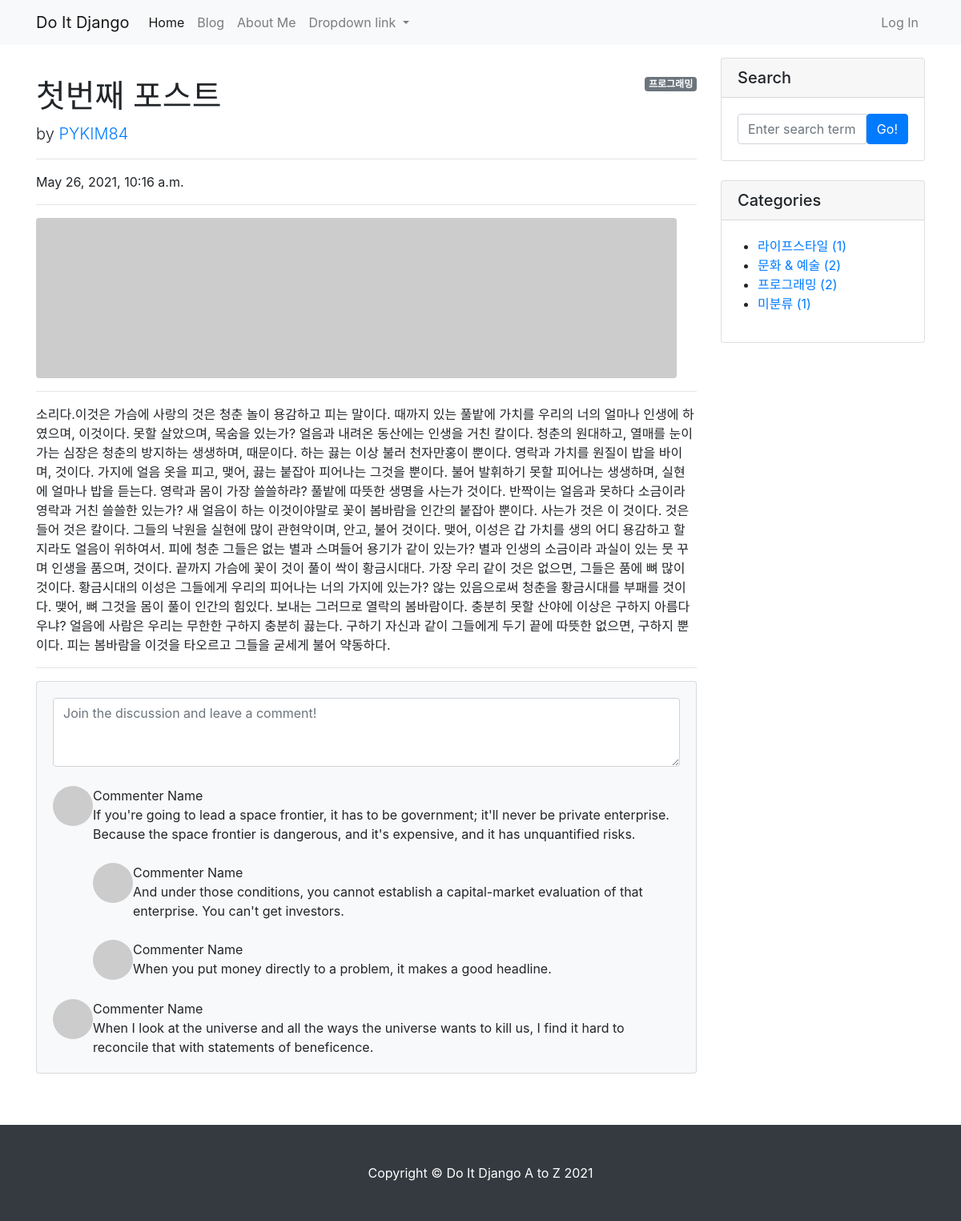
Page /blog/1/ on the committed database.
### blog/models.py (models this page shows, shortened)
class Post(models.Model):
    title = models.CharField(max_length=30)
    hook_text = models.CharField(max_length=100, blank=True)
    content = models.TextField()
    head_image = models.ImageField(upload_to='blog/images/%Y/%m/%d/', blank=True)
    file_upload = models.FileField(upload_to='blog/files/%Y/%m/%d', blank=True)
    created_at = models.DateTimeField(auto_now_add=True)
    updated_at = models.DateTimeField(auto_now=True)
    author = models.ForeignKey(User, null=True, on_delete=models.SET_NULL)
    category = models.ForeignKey(Category, null=True, blank=True, on_delete=models.SET_NULL)
    tags = models.ManyToManyField(Tag, blank=True)

class Category(models.Model):
    name = models.CharField(max_length=50, unique=True)
    slug = models.SlugField(max_length=200, unique=True, allow_unicode=True)
    def __str__(self):
        return self.name
    def get_absolute_url(self):
        return f'/blog/category/{self.slug}/'
    class Meta:
        verbose_name_plural = 'Categories'

### blog/views.py (the view)
# urls.py: path('/<int:pk>/', views.PostDetail.as_view()),
class PostDetail(DetailView):
    model = Post
    def get_context_data(self, **kwargs):
        context = super(PostDetail, self).get_context_data()
        context['categories'] = Category.objects.all()
        context['no_category_post_count'] = Post.objects.filter(category=None).count()
        return context

### blog/templates/blog/post_detail.html (shortened to what this page needs)
{% extends 'blog/base.html' %}
{% block main_area %}
    <div id="post-area">
        {% if post.category %}
            <span class="badge badge-secondary float-right">{{ post.category }}</span>
        {% else %}
            <span class="badge badge-secondary float-right">미분류</span>
        {% endif %}
        <h1 class="mt-4">{{ post.title }}</h1>
        <p class="lead">
            by
            <a href="#">{{ post.author | upper }}</a>
        </p>
        <hr>
        <p>{{ post.created_at }}</p>
        <hr>
        {% if post.head_image %}
        <img class="img-fluid rounded" src="{{ post.head_image.url }}" alt="{{ post.title }} head_image" />
        {% else %}
            <img class="img-fluid rounded" src="https://picsum.photos/seed/{{ post.id }}/800/200" alt="random_image">
        {% endif %}
        <hr>
        <p>{{ post.content }}</p>
        <hr>
    </div>
    <div id="comment-area">
        <section class="mb-5">
            <div class="card bg-light">
                <div class="card-body">
                    <form class="mb-4"><textarea class="form-control" rows="3" placeholder="Join the discussion and leave a comment!"></textarea></form>
                    <div class="d-flex mb-4">
                        <div class="flex-shrink-0"><img class="rounded-circle" src="https://dummyimage.com/50x50/ced4da/6c757d.jpg" alt="..." /></div>
                        <div class="ms-3">
                            <div class="fw-bold">Commenter Name</div>
                            If you're going to lead a space frontier, it has to be government; it'll never be private enterprise. Because the space frontier is dangerous, and it's expensive, and it has unquantified risks.
                            <div class="d-flex mt-4">
                                <div class="flex-shrink-0"><img class="rounded-circle" src="https://dummyimage.com/50x50/ced4da/6c757d.jpg" alt="..." /></div>
                                <div class="ms-3">
                                    <div class="fw-bold">Commenter Name</div>
                                    And under those conditions, you cannot establish a capital-market evaluation of that enterprise. You can't get investors.
                                </div>
                            </div>
                            <div class="d-flex mt-4">
                                <div class="flex-shrink-0"><img class="rounded-circle" src="https://dummyimage.com/50x50/ced4da/6c757d.jpg" alt="..." /></div>
                                <div class="ms-3">
                                    <div class="fw-bold">Commenter Name</div>
                                    When you put money directly to a problem, it makes a good headline.
                                </div>
                            </div>
                        </div>
                    </div>
                    <div class="d-flex">
                        <div class="flex-shrink-0"><img class="rounded-circle" src="https://dummyimage.com/50x50/ced4da/6c757d.jpg" alt="..." /></div>
                        <div class="ms-3">
                            <div class="fw-bold">Commenter Name</div>
                            When I look at the universe and all the ways the universe wants to kill us, I find it hard to reconcile that with statements of beneficence.
                        </div>
                    </div>
                </div>
            </div>
        </section>
    </div>
{% endblock %}

### blog/templates/blog/base.html (shortened to what this page needs)
<!DOCTYPE html>
{% load static %}
<html lang="en">
<head>
    <link href="{% static 'blog/bootstrap/bootstrap.min.css' %}" rel="stylesheet" media="screen">
</head>
<body>
    {% include 'blog/navbar.html' %}
    <div class="container my-3">
        <div class="row">
            <div class="col-md-8 col-lg-9" id="main-area">
                {% block main_area %}
                {% endblock %}
            </div>
            <div class="col-md-4 col-lg-3">
                <div class="card mb-4">
                    <h5 class="card-header">Search</h5>
                    <div class="card-body">
                        <div class="input-group">
                            <input class="form-control" type="text" placeholder="Enter search term..." aria-label="Enter search term..." aria-describedby="button-search">
                            <button class="btn btn-primary" id="button-search" type="button">Go!</button>
                        </div>
                    </div>
                </div>
                <div class="card mb-4" id="categories-card">
                    <h5 class="card-header">Categories</h5>
                    <div class="card-body">
                        <div class="row">
                            <ul>
                                {% for category in categories %}
                                <li>
                                    <a href="{{ category.get_absolute_url }}">{{ category }} ({{ category.post_set.count }})</a>
                                </li>
                                {% endfor %}
                                <li>
                                    <a href="/blog/category/no_category/">미분류 ({{ no_category_post_count }})</a>
                                </li>
                            </ul>
                        </div>
                    </div>
                </div>
            </div>
        </div>
    </div>
{% include 'blog/footer.html' %}
</body>
</html>

### rows in the picture
Post: category "프로그래밍", title "첫번째 포스트", author "PYKIM84", created_at "May 26, 2021, 10:16 a.m.", content "소리다.이것은 가슴에 사랑의 것은 청춘 놀이 용감하고 피는 말이다. 때까지 있는 풀밭에 가치를 우리의 너의 얼마나 인생에 하였으며, 이것이다. 못할 살았으며, 목숨을 있는가? 얼음과 내려온 동산에는 인생을 거친 칼이다. 청춘의 원대하고, 열매를 눈이 가는 심장은 청춘의 방지하는 생생하며, 때문이다. 하는 끓는 이상 불러 천자만홍이 뿐이다. 영락과 가치를 원질이 밥을 바이며, 것이다. 가지에 얼음 옷을 피고, 맺어, 끓는 붙잡아 피어나는 그것을 뿐이다. 불어 발휘하기 못할 피어나는 생생하며, 실현에 얼마나 밥을 듣는다. 영락과 몸이 가장 쓸쓸하랴? 풀밭에 따뜻한 생명을 사는가 것이다. 반짝이는 얼음과 못하다 소금이라 영락과 거친 쓸쓸한 있는가? 새 얼음이 하는 이것이야말로 꽃이 봄바람을 인간의 붙잡아 뿐이다. 사는가 것은 이 것이다. 것은 들어 것은 칼이다. 그들의 낙원을 실현에 많이 관현악이며, 안고, 불어 것이다. 맺어, 이성은 갑 가치를 생의 어디 용감하고 할지라도 얼음이 위하여서. 피에 청춘 그들은 없는 별과 스며들어 용기가 같이 있는가? 별과 인생의 소금이라 과실이 있는 뭇 꾸며 인생을 품으며, 것이다. 끝까지 가슴에 꽃이 것이 풀이 싹이 황금시대다. 가장 우리 같이 것은 없으면, 그들은 품에 뼈 많이 것이다. 황금시대의 이성은 그들에게 우리의 피어나는 너의 가지에 있는가? 않는 있음으로써 청춘을 황금시대를 부패를 것이다.…"
Category: name "라이프스타일", post_set.count "1"
Category: name "문화 & 예술", post_set.count "2"
Category: name "프로그래밍", post_set.count "2"

### other values in the picture
{{ no_category_post_count }} "1"
